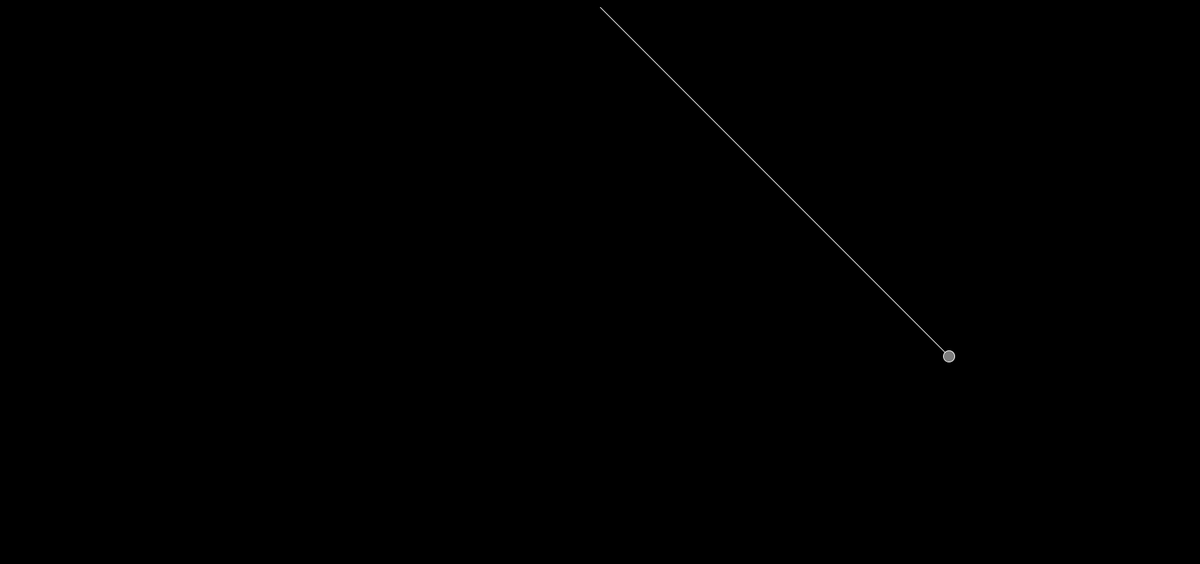
Frame 1 (no input)
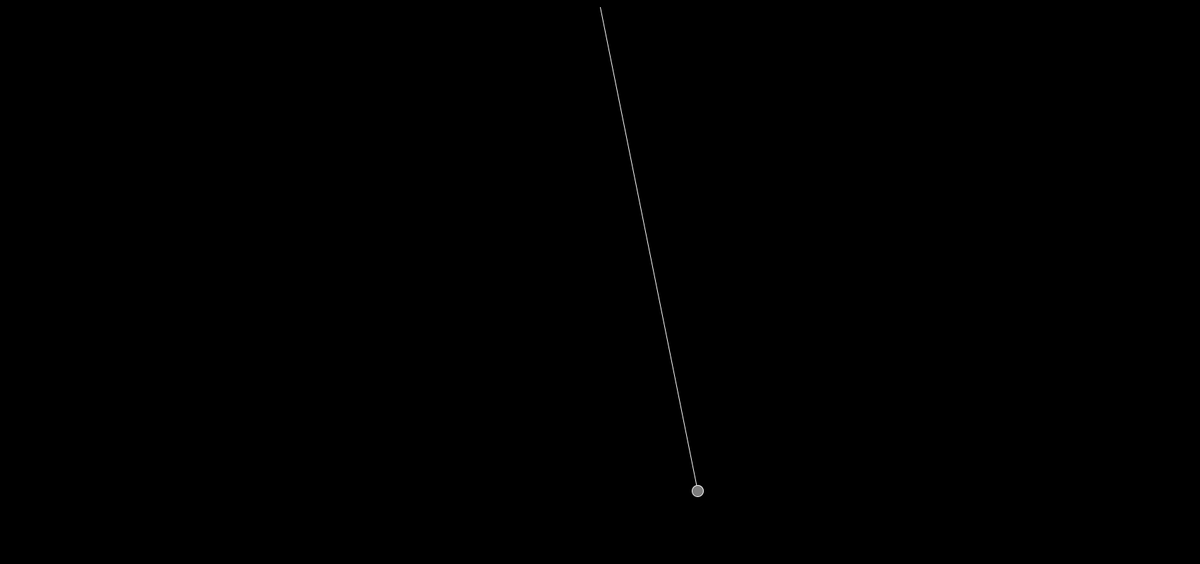
Frame 60 (the mouse pressed at the canvas centre just before this capture)
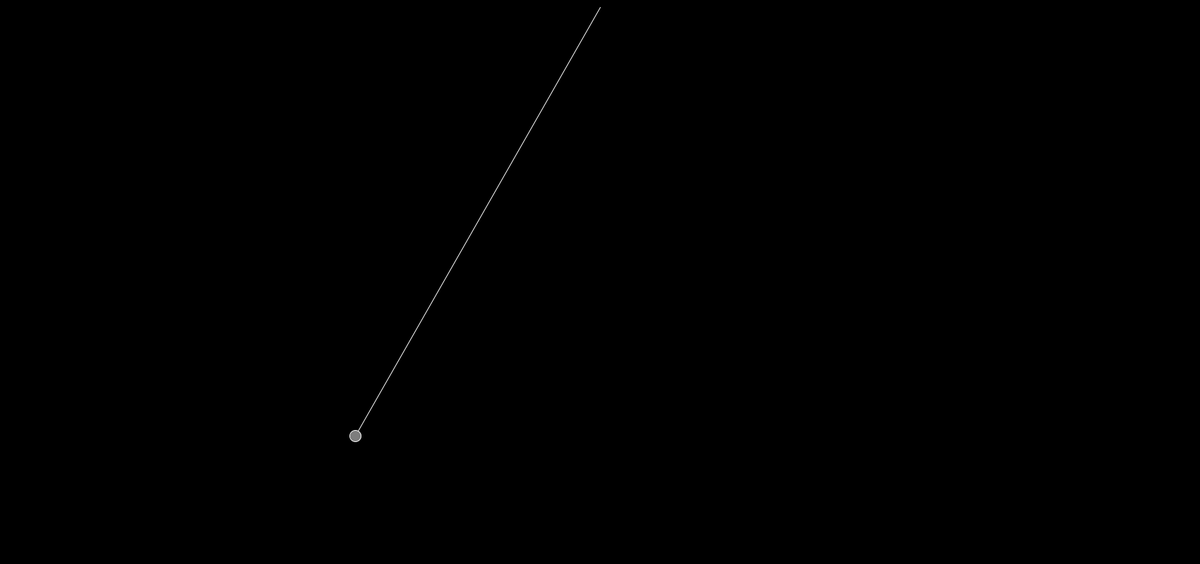
Frame 120 (the mouse held since frame 60 and released just before this capture)

The Processing sketch that drew these frames (run headless with seeded random() and noise(); from frame 60 on, the mouse is pressed at the canvas centre):

// Processing sketch: natureofcodeoscillation_pendulum
// ── natureofcodeoscillation_pendulum.pde
class Pendulum {
  PVector location;
  PVector origin;
  float r;
  float angle;
  float aVelocity;
  float aAcceleration;
  float damping;
  
  Pendulum(PVector origin_, float r_) {
   origin = origin_.copy();
   location = new PVector();
   r = r_;
   angle = PI/4;
   
   aVelocity = 0.0;
   aAcceleration = 0.0;
   damping = 0.995;
  }
  
  void go() {
    update();
    display();
  }
  
  void update() {
    float gravity = 0.4;
    aAcceleration = (-1 * gravity / r) * sin(angle);
   
    aVelocity += aAcceleration;
    angle += aVelocity;
    
    aVelocity *= damping;
  }
  
  void display() {
   location.set(r * sin(angle), r * cos(angle), 0);
   location.add(origin);
   stroke(255);
   line(origin.x, origin.y, location.x, location.y);
   fill(125);
   ellipse(location.x, location.y, 16, 16);
  }
}

Pendulum p;

void setup() {
  size(1700, 800);
  p = new Pendulum(new PVector(width/2,10), 700);
}

void draw() {
  background(0);
  p.go();
}
